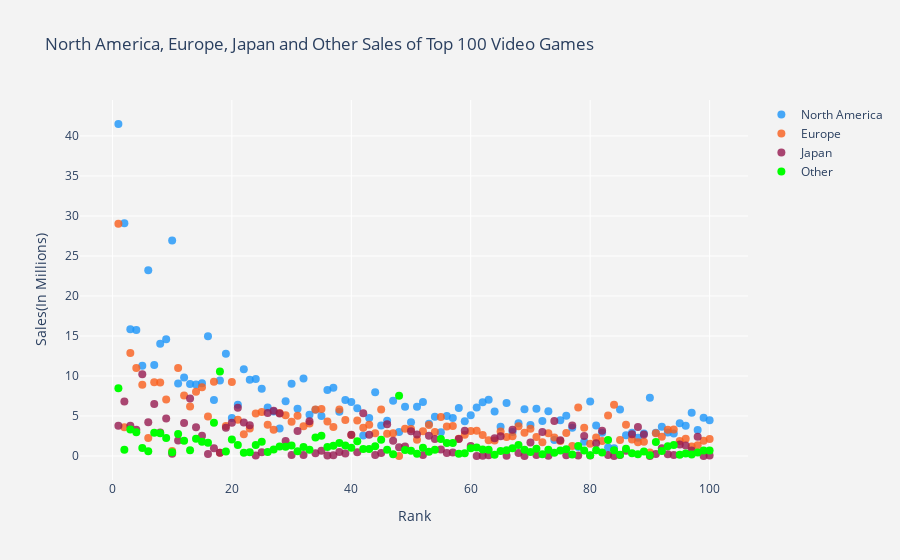

Notebook code for this chart:
### Code cell
trace1 = go.Scatter(
                    x = df.Rank,
                    y = df.NA_Sales,
                    mode = "markers",
                    name = "North America",
                    marker = dict(color = 'rgba(28, 149, 249, 0.8)',size=8),
                    text=df.Name
                    )
trace2 = go.Scatter(
                    x = df.Rank,
                    y = df.EU_Sales,
                    mode = "markers",
                    name = "Europe",
                    marker = dict(color = 'rgba(249, 94, 28, 0.8)',size=8),
                    text=df.Name
                    )
trace3 = go.Scatter(
                    x = df.Rank,
                    y = df.JP_Sales,
                    mode = "markers",
                    name = "Japan",
                    marker = dict(color = 'rgba(150, 26, 80, 0.8)',size=8),
                    text=df.Name
                    )
trace4 = go.Scatter(
                    x = df.Rank,
                    y = df.Other_Sales,
                    mode = "markers",
                    name = "Other",
                    marker = dict(color = 'lime',size=8),
                    text=df.Name
                    )

data = [trace1, trace2, trace3, trace4]
layout = dict(title = 'North America, Europe, Japan and Other Sales of Top 100 Video Games',
              xaxis = dict(title='Rank', ticklen= 5, zeroline = False, zerolinewidth = 1, gridcolor="white"),
              yaxis = dict(title='Sales(In Millions)',ticklen = 5, zeroline = False,zerolinewidth=1, gridcolor="white"),
                                                                                paper_bgcolor='rgb(243,243,243)',
                                                                                plot_bgcolor='rgb(243,243,243)')
fig = go.Figure(data = data, layout = layout)
fig.show()

### Figure 1 — Plotly figure (JSON) as saved in the notebook; plotly's stock layout.template omitted (floating-point values rounded to 4 significant figures)
{"data": [{"marker": {"color": "rgba(28, 149, 249, 0.8)", "size": 8}, "mode": "markers", "name": "North America", "text": ["Wii Sports", "Super Mario Bros.", "Mario Kart Wii", "Wii Sports Resort", "Pokemon Red/Pokemon Blue", "Tetris", "New Super Mario Bros.", "Wii Play", "New Super Mario Bros. Wii", "Duck Hunt", "Nintendogs", "Mario Kart DS", "Pokemon Gold/Pokemon Silver", "Wii Fit", "Wii Fit Plus", "Kinect Adventures!", "Grand Theft Auto V", "Grand Theft Auto: San Andreas", "Super Mario World", "Brain Age: Train Your Brain in Minutes a Day", "Pokemon Diamond/Pokemon Pearl", "Super Mario Land", "Super Mario Bros. 3", "Grand Theft Auto V", "Grand Theft Auto: Vice City", "Pokemon Ruby/Pokemon Sapphire", "Pokemon Black/Pokemon White", "Brain Age 2: More Training in Minutes a Day", "Gran Turismo 3: A-Spec", "Call of Duty: Modern Warfare 3", "Pokémon Yellow: Special Pikachu Edition", "Call of Duty: Black Ops", "Pokemon X/Pokemon Y", "Call of Duty: Black Ops 3", "Call of Duty: Black Ops II", "Call of Duty: Black Ops II", "Call of Duty: Modern Warfare 2", "Call of Duty: Modern Warfare 3", "Grand Theft Auto III", "Super Smash Bros. Brawl", "Call of Duty: Black Ops", "Animal Crossing: Wild World", "Mario Kart 7", "Halo 3", "Grand Theft Auto V", "Pokemon HeartGold/Pokemon SoulSilver", "Super Mario 64", "Gran Turismo 4", "Super Mario Galaxy", "Pokemon Omega Ruby/Pokemon Alpha Sapphire", "Super Mario Land 2: 6 Golden Coins", "Grand Theft Auto IV", "Gran Turismo", "Super Mario 3D Land", "Gran Turismo 5", "Call of Duty: Modern Warfare 2", "Grand Theft Auto IV", "Super Mario All-Stars", "Pokemon FireRed/Pokemon LeafGreen", "Super Mario 64", "Just Dance 3", "Call of Duty: Ghosts", "Halo: Reach", "Mario Kart 64", "New Super Mario Bros. 2", "Halo 4", "Final Fantasy VII", "Call of Duty: Ghosts", "Just Dance 2", "Gran Turismo 2", "Call of Duty 4: Modern Warfare", "Donkey Kong Country", "Minecraft", "Animal Crossing: New Leaf", "Mario Party DS", "The Elder Scrolls V: Skyrim", "Super Mario Kart", "FIFA 16", "Wii Party", "Halo 2", "Mario Party 8", "Pokemon Black 2/Pokemon White 2", "FIFA Soccer 13", "The Sims 3", "GoldenEye 007", "Mario & Sonic at the Olympic Games", "Final Fantasy X", "Final Fantasy VIII", "Pokémon Platinum Version", "Pac-Man", "Grand Theft Auto: Liberty City Stories", "Super Mario Galaxy 2", "Star Wars Battlefront (2015)", "Call of Duty: Advanced Warfare", "The Legend of Zelda: Ocarina of Time", "Crash Bandicoot 2: Cortex Strikes Back", "Super Mario Bros. 2", "Super Smash Bros. for Wii U and 3DS", "Call of Duty: World at War", "Battlefield 3"], "type": "scatter", "x": [1, 2, 3, 4, 5, 6, 7, 8, 9, 10, 11, 12, 13, 14, 15, 16, 17, 18, 19, 20, 21, 22, 23, 24, 25, 26, 27, 28, 29, 30, 31, 32, 33, 34, 35, 36, 37, 38, 39, 40, 41, 42, 43, 44, 45, 46, 47, 48, 49, 50, 51, 52, 53, 54, 55, 56, 57, 58, 59, 60, 61, 62, 63, 64, 65, 66, 67, 68, 69, 70, 71, 72, 73, 74, 75, 76, 77, 78, 79, 80, 81, 82, 83, 84, 85, 86, 87, 88, 89, 90, 91, 92, 93, 94, 95, 96, 97, 98, 99, 100], "y": [41.49, 29.08, 15.85, 15.75, 11.27, 23.2, 11.38, 14.03, 14.59, 26.93, 9.07, 9.81, 9, 8.94, 9.09, 14.97, 7.01, 9.43, 12.78, 4.75, 6.42, 10.83, 9.54, 9.63, 8.41, 6.06, 5.57, 3.44, 6.85, 9.03, 5.89, 9.67, 5.17, 5.77, 4.99, 8.25, 8.52, 5.54, 6.99, 6.75, 5.98, 2.55, 4.74, 7.97, 3.8, 4.4, 6.91, 3.01, 6.16, 4.23, 6.16, 6.76, 4.02, 4.89, 2.96, 4.99, 4.76, 5.99, 4.34, 5.08, 6.05, 6.72, 7.03, 5.55, 3.66, 6.63, 3.01, 4.09, 5.84, 3.88, 5.91, 4.36, 5.58, 2.01, 4.46, 5.03, 3.54, 1.11, 1.79, 6.82, 3.81, 2.91, 1.06, 0.98, 5.8, 2.58, 2.91, 2.28, 2.82, 7.28, 2.9, 3.66, 2.93, 2.8, 4.1, 3.78, 5.39, 3.24, 4.79, 4.46]}, {"marker": {"color": "rgba(249, 94, 28, 0.8)", "size": 8}, "mode": "markers", "name": "Europe", "text": ["Wii Sports", "Super Mario Bros.", "Mario Kart Wii", "Wii Sports Resort", "Pokemon Red/Pokemon Blue", "Tetris", "New Super Mario Bros.", "Wii Play", "New Super Mario Bros. Wii", "Duck Hunt", "Nintendogs", "Mario Kart DS", "Pokemon Gold/Pokemon Silver", "Wii Fit", "Wii Fit Plus", "Kinect Adventures!", "Grand Theft Auto V", "Grand Theft Auto: San Andreas", "Super Mario World", "Brain Age: Train Your Brain in Minutes a Day", "Pokemon Diamond/Pokemon Pearl", "Super Mario Land", "Super Mario Bros. 3", "Grand Theft Auto V", "Grand Theft Auto: Vice City", "Pokemon Ruby/Pokemon Sapphire", "Pokemon Black/Pokemon White", "Brain Age 2: More Training in Minutes a Day", "Gran Turismo 3: A-Spec", "Call of Duty: Modern Warfare 3", "Pokémon Yellow: Special Pikachu Edition", "Call of Duty: Black Ops", "Pokemon X/Pokemon Y", "Call of Duty: Black Ops 3", "Call of Duty: Black Ops II", "Call of Duty: Black Ops II", "Call of Duty: Modern Warfare 2", "Call of Duty: Modern Warfare 3", "Grand Theft Auto III", "Super Smash Bros. Brawl", "Call of Duty: Black Ops", "Animal Crossing: Wild World", "Mario Kart 7", "Halo 3", "Grand Theft Auto V", "Pokemon HeartGold/Pokemon SoulSilver", "Super Mario 64", "Gran Turismo 4", "Super Mario Galaxy", "Pokemon Omega Ruby/Pokemon Alpha Sapphire", "Super Mario Land 2: 6 Golden Coins", "Grand Theft Auto IV", "Gran Turismo", "Super Mario 3D Land", "Gran Turismo 5", "Call of Duty: Modern Warfare 2", "Grand Theft Auto IV", "Super Mario All-Stars", "Pokemon FireRed/Pokemon LeafGreen", "Super Mario 64", "Just Dance 3", "Call of Duty: Ghosts", "Halo: Reach", "Mario Kart 64", "New Super Mario Bros. 2", "Halo 4", "Final Fantasy VII", "Call of Duty: Ghosts", "Just Dance 2", "Gran Turismo 2", "Call of Duty 4: Modern Warfare", "Donkey Kong Country", "Minecraft", "Animal Crossing: New Leaf", "Mario Party DS", "The Elder Scrolls V: Skyrim", "Super Mario Kart", "FIFA 16", "Wii Party", "Halo 2", "Mario Party 8", "Pokemon Black 2/Pokemon White 2", "FIFA Soccer 13", "The Sims 3", "GoldenEye 007", "Mario & Sonic at the Olympic Games", "Final Fantasy X", "Final Fantasy VIII", "Pokémon Platinum Version", "Pac-Man", "Grand Theft Auto: Liberty City Stories", "Super Mario Galaxy 2", "Star Wars Battlefront (2015)", "Call of Duty: Advanced Warfare", "The Legend of Zelda: Ocarina of Time", "Crash Bandicoot 2: Cortex Strikes Back", "Super Mario Bros. 2", "Super Smash Bros. for Wii U and 3DS", "Call of Duty: World at War", "Battlefield 3"], "type": "scatter", "x": [1, 2, 3, 4, 5, 6, 7, 8, 9, 10, 11, 12, 13, 14, 15, 16, 17, 18, 19, 20, 21, 22, 23, 24, 25, 26, 27, 28, 29, 30, 31, 32, 33, 34, 35, 36, 37, 38, 39, 40, 41, 42, 43, 44, 45, 46, 47, 48, 49, 50, 51, 52, 53, 54, 55, 56, 57, 58, 59, 60, 61, 62, 63, 64, 65, 66, 67, 68, 69, 70, 71, 72, 73, 74, 75, 76, 77, 78, 79, 80, 81, 82, 83, 84, 85, 86, 87, 88, 89, 90, 91, 92, 93, 94, 95, 96, 97, 98, 99, 100], "y": [29.02, 3.58, 12.88, 11.01, 8.89, 2.26, 9.23, 9.2, 7.06, 0.63, 11, 7.57, 6.18, 8.03, 8.59, 4.94, 9.27, 0.4, 3.75, 9.26, 4.52, 2.71, 3.44, 5.31, 5.49, 3.9, 3.28, 5.36, 5.09, 4.28, 5.04, 3.73, 4.05, 5.81, 5.88, 4.3, 3.63, 5.82, 4.51, 2.61, 4.44, 3.52, 3.91, 2.83, 5.81, 2.77, 2.85, 0.01, 3.4, 3.37, 2.04, 3.1, 3.87, 2.99, 4.88, 3.69, 3.76, 2.15, 2.65, 3.11, 3.15, 2.63, 1.98, 1.94, 3.07, 2.36, 2.47, 3.73, 2.89, 3.42, 2.38, 1.71, 2.83, 2.32, 1.88, 2.86, 1.24, 6.06, 3.53, 1.53, 2.3, 1.86, 5.05, 6.42, 2.01, 3.9, 2.07, 1.72, 1.78, 0.45, 2.83, 2.42, 3.29, 3.3, 1.89, 2.17, 1.18, 1.35, 1.9, 2.13]}, {"marker": {"color": "rgba(150, 26, 80, 0.8)", "size": 8}, "mode": "markers", "name": "Japan", "text": ["Wii Sports", "Super Mario Bros.", "Mario Kart Wii", "Wii Sports Resort", "Pokemon Red/Pokemon Blue", "Tetris", "New Super Mario Bros.", "Wii Play", "New Super Mario Bros. Wii", "Duck Hunt", "Nintendogs", "Mario Kart DS", "Pokemon Gold/Pokemon Silver", "Wii Fit", "Wii Fit Plus", "Kinect Adventures!", "Grand Theft Auto V", "Grand Theft Auto: San Andreas", "Super Mario World", "Brain Age: Train Your Brain in Minutes a Day", "Pokemon Diamond/Pokemon Pearl", "Super Mario Land", "Super Mario Bros. 3", "Grand Theft Auto V", "Grand Theft Auto: Vice City", "Pokemon Ruby/Pokemon Sapphire", "Pokemon Black/Pokemon White", "Brain Age 2: More Training in Minutes a Day", "Gran Turismo 3: A-Spec", "Call of Duty: Modern Warfare 3", "Pokémon Yellow: Special Pikachu Edition", "Call of Duty: Black Ops", "Pokemon X/Pokemon Y", "Call of Duty: Black Ops 3", "Call of Duty: Black Ops II", "Call of Duty: Black Ops II", "Call of Duty: Modern Warfare 2", "Call of Duty: Modern Warfare 3", "Grand Theft Auto III", "Super Smash Bros. Brawl", "Call of Duty: Black Ops", "Animal Crossing: Wild World", "Mario Kart 7", "Halo 3", "Grand Theft Auto V", "Pokemon HeartGold/Pokemon SoulSilver", "Super Mario 64", "Gran Turismo 4", "Super Mario Galaxy", "Pokemon Omega Ruby/Pokemon Alpha Sapphire", "Super Mario Land 2: 6 Golden Coins", "Grand Theft Auto IV", "Gran Turismo", "Super Mario 3D Land", "Gran Turismo 5", "Call of Duty: Modern Warfare 2", "Grand Theft Auto IV", "Super Mario All-Stars", "Pokemon FireRed/Pokemon LeafGreen", "Super Mario 64", "Just Dance 3", "Call of Duty: Ghosts", "Halo: Reach", "Mario Kart 64", "New Super Mario Bros. 2", "Halo 4", "Final Fantasy VII", "Call of Duty: Ghosts", "Just Dance 2", "Gran Turismo 2", "Call of Duty 4: Modern Warfare", "Donkey Kong Country", "Minecraft", "Animal Crossing: New Leaf", "Mario Party DS", "The Elder Scrolls V: Skyrim", "Super Mario Kart", "FIFA 16", "Wii Party", "Halo 2", "Mario Party 8", "Pokemon Black 2/Pokemon White 2", "FIFA Soccer 13", "The Sims 3", "GoldenEye 007", "Mario & Sonic at the Olympic Games", "Final Fantasy X", "Final Fantasy VIII", "Pokémon Platinum Version", "Pac-Man", "Grand Theft Auto: Liberty City Stories", "Super Mario Galaxy 2", "Star Wars Battlefront (2015)", "Call of Duty: Advanced Warfare", "The Legend of Zelda: Ocarina of Time", "Crash Bandicoot 2: Cortex Strikes Back", "Super Mario Bros. 2", "Super Smash Bros. for Wii U and 3DS", "Call of Duty: World at War", "Battlefield 3"], "type": "scatter", "x": [1, 2, 3, 4, 5, 6, 7, 8, 9, 10, 11, 12, 13, 14, 15, 16, 17, 18, 19, 20, 21, 22, 23, 24, 25, 26, 27, 28, 29, 30, 31, 32, 33, 34, 35, 36, 37, 38, 39, 40, 41, 42, 43, 44, 45, 46, 47, 48, 49, 50, 51, 52, 53, 54, 55, 56, 57, 58, 59, 60, 61, 62, 63, 64, 65, 66, 67, 68, 69, 70, 71, 72, 73, 74, 75, 76, 77, 78, 79, 80, 81, 82, 83, 84, 85, 86, 87, 88, 89, 90, 91, 92, 93, 94, 95, 96, 97, 98, 99, 100], "y": [3.77, 6.81, 3.79, 3.28, 10.22, 4.22, 6.5, 2.93, 4.7, 0.28, 1.93, 4.13, 7.2, 3.6, 2.53, 0.24, 0.97, 0.41, 3.54, 4.16, 6.04, 4.18, 3.84, 0.06, 0.47, 5.38, 5.65, 5.32, 1.87, 0.13, 3.12, 0.11, 4.34, 0.35, 0.65, 0.07, 0.08, 0.49, 0.3, 2.66, 0.48, 5.33, 2.67, 0.13, 0.36, 3.96, 1.91, 1.1, 1.2, 3.08, 2.69, 0.14, 2.54, 2.13, 0.81, 0.38, 0.44, 2.12, 3.15, 1.25, 0, 0.04, 0.08, 2.23, 2.47, 0.04, 3.28, 0.38, 0.01, 1.69, 0.13, 3, 0.02, 4.36, 1.98, 0.1, 3.81, 0.06, 2.49, 0.05, 1.58, 3.14, 0.13, 0, 0.13, 0.66, 2.73, 3.63, 2.69, 0, 0.24, 0.98, 0.22, 0.14, 1.45, 1.31, 0.7, 2.42, 0, 0.06]}, {"marker": {"color": "lime", "size": 8}, "mode": "markers", "name": "Other", "text": ["Wii Sports", "Super Mario Bros.", "Mario Kart Wii", "Wii Sports Resort", "Pokemon Red/Pokemon Blue", "Tetris", "New Super Mario Bros.", "Wii Play", "New Super Mario Bros. Wii", "Duck Hunt", "Nintendogs", "Mario Kart DS", "Pokemon Gold/Pokemon Silver", "Wii Fit", "Wii Fit Plus", "Kinect Adventures!", "Grand Theft Auto V", "Grand Theft Auto: San Andreas", "Super Mario World", "Brain Age: Train Your Brain in Minutes a Day", "Pokemon Diamond/Pokemon Pearl", "Super Mario Land", "Super Mario Bros. 3", "Grand Theft Auto V", "Grand Theft Auto: Vice City", "Pokemon Ruby/Pokemon Sapphire", "Pokemon Black/Pokemon White", "Brain Age 2: More Training in Minutes a Day", "Gran Turismo 3: A-Spec", "Call of Duty: Modern Warfare 3", "Pokémon Yellow: Special Pikachu Edition", "Call of Duty: Black Ops", "Pokemon X/Pokemon Y", "Call of Duty: Black Ops 3", "Call of Duty: Black Ops II", "Call of Duty: Black Ops II", "Call of Duty: Modern Warfare 2", "Call of Duty: Modern Warfare 3", "Grand Theft Auto III", "Super Smash Bros. Brawl", "Call of Duty: Black Ops", "Animal Crossing: Wild World", "Mario Kart 7", "Halo 3", "Grand Theft Auto V", "Pokemon HeartGold/Pokemon SoulSilver", "Super Mario 64", "Gran Turismo 4", "Super Mario Galaxy", "Pokemon Omega Ruby/Pokemon Alpha Sapphire", "Super Mario Land 2: 6 Golden Coins", "Grand Theft Auto IV", "Gran Turismo", "Super Mario 3D Land", "Gran Turismo 5", "Call of Duty: Modern Warfare 2", "Grand Theft Auto IV", "Super Mario All-Stars", "Pokemon FireRed/Pokemon LeafGreen", "Super Mario 64", "Just Dance 3", "Call of Duty: Ghosts", "Halo: Reach", "Mario Kart 64", "New Super Mario Bros. 2", "Halo 4", "Final Fantasy VII", "Call of Duty: Ghosts", "Just Dance 2", "Gran Turismo 2", "Call of Duty 4: Modern Warfare", "Donkey Kong Country", "Minecraft", "Animal Crossing: New Leaf", "Mario Party DS", "The Elder Scrolls V: Skyrim", "Super Mario Kart", "FIFA 16", "Wii Party", "Halo 2", "Mario Party 8", "Pokemon Black 2/Pokemon White 2", "FIFA Soccer 13", "The Sims 3", "GoldenEye 007", "Mario & Sonic at the Olympic Games", "Final Fantasy X", "Final Fantasy VIII", "Pokémon Platinum Version", "Pac-Man", "Grand Theft Auto: Liberty City Stories", "Super Mario Galaxy 2", "Star Wars Battlefront (2015)", "Call of Duty: Advanced Warfare", "The Legend of Zelda: Ocarina of Time", "Crash Bandicoot 2: Cortex Strikes Back", "Super Mario Bros. 2", "Super Smash Bros. for Wii U and 3DS", "Call of Duty: World at War", "Battlefield 3"], "type": "scatter", "x": [1, 2, 3, 4, 5, 6, 7, 8, 9, 10, 11, 12, 13, 14, 15, 16, 17, 18, 19, 20, 21, 22, 23, 24, 25, 26, 27, 28, 29, 30, 31, 32, 33, 34, 35, 36, 37, 38, 39, 40, 41, 42, 43, 44, 45, 46, 47, 48, 49, 50, 51, 52, 53, 54, 55, 56, 57, 58, 59, 60, 61, 62, 63, 64, 65, 66, 67, 68, 69, 70, 71, 72, 73, 74, 75, 76, 77, 78, 79, 80, 81, 82, 83, 84, 85, 86, 87, 88, 89, 90, 91, 92, 93, 94, 95, 96, 97, 98, 99, 100], "y": [8.46, 0.77, 3.31, 2.96, 1, 0.58, 2.9, 2.85, 2.26, 0.47, 2.75, 1.92, 0.71, 2.15, 1.79, 1.67, 4.14, 10.57, 0.55, 2.05, 1.37, 0.42, 0.46, 1.38, 1.78, 0.5, 0.82, 1.18, 1.16, 1.32, 0.59, 1.13, 0.79, 2.31, 2.52, 1.12, 1.29, 1.62, 1.3, 1.02, 1.83, 0.88, 0.89, 1.21, 2.02, 0.77, 0.23, 7.53, 0.76, 0.65, 0.29, 1.03, 0.52, 0.78, 2.12, 1.63, 1.62, 0.29, 0.35, 0.98, 1.07, 0.82, 0.78, 0.15, 0.63, 0.73, 0.96, 1.38, 0.78, 0.5, 0.9, 0.23, 0.77, 0.41, 0.7, 0.85, 0.18, 1.26, 0.68, 0.08, 0.73, 0.43, 2.01, 0.71, 0.15, 0.91, 0.33, 0.23, 0.55, 0.08, 1.75, 0.64, 1.23, 1.37, 0.16, 0.31, 0.19, 0.43, 0.69, 0.69]}], "layout": {"paper_bgcolor": "rgb(243,243,243)", "plot_bgcolor": "rgb(243,243,243)", "title": {"text": "North America, Europe, Japan and Other Sales of Top 100 Video Games"}, "xaxis": {"gridcolor": "white", "ticklen": 5, "title": {"text": "Rank"}, "zeroline": false, "zerolinewidth": 1}, "yaxis": {"gridcolor": "white", "ticklen": 5, "title": {"text": "Sales(In Millions)"}, "zeroline": false, "zerolinewidth": 1}}}
